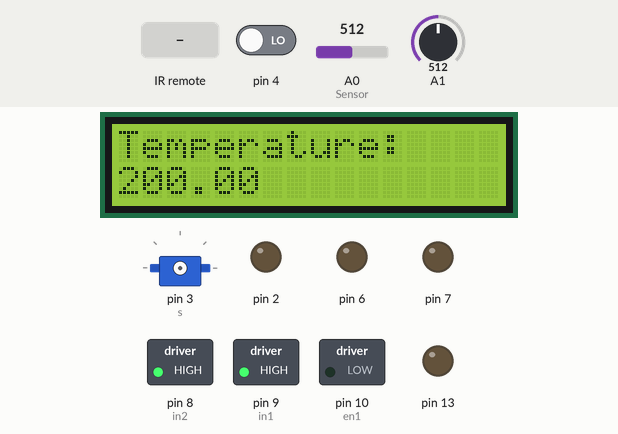
The sketch below on a simulated Arduino Uno, built with avr-gcc and run on an emulated ATmega328P. Shown: 16×2 character LCD, servo, switched loads named in the sketch (green lamp = pin HIGH), output pins drawn as LEDs (lit = HIGH). The test bench sets the inputs (shaded band); at power-on: pin 4 LOW, A0 (Sensor) = 512, A1 = 512. What the sketch prints to the serial monitor is not drawn.

Above: at 1.2 s.
1.3 s: infrared code 0xFD48B7 received
At 4.1 s:
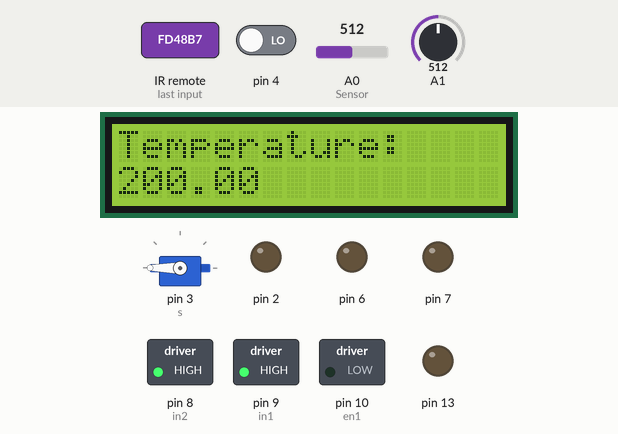
4.3 s: pin 4 driven HIGH
At 5.5 s:
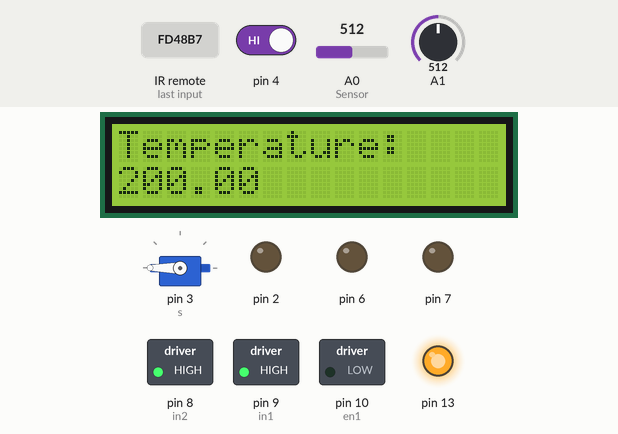
5.8 s: infrared code 0xFD30CF received
At 6.5 s:
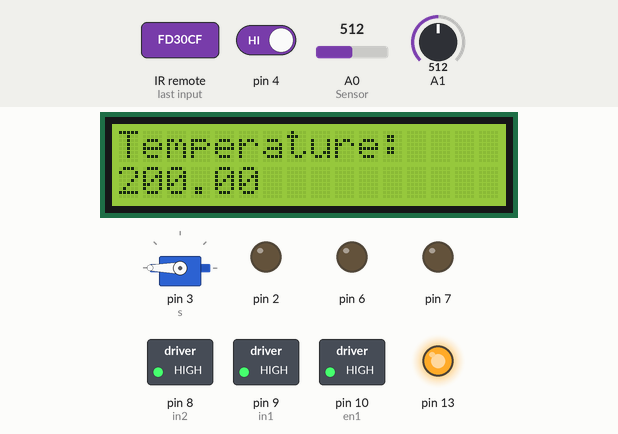
7.3 s: infrared code 0xFD08F7 received
At 7.7 s:
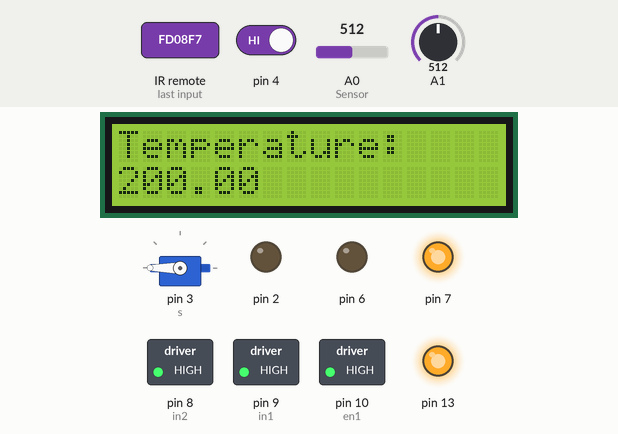
8.8 s: infrared code 0xFD8877 received
At 10.0 s:
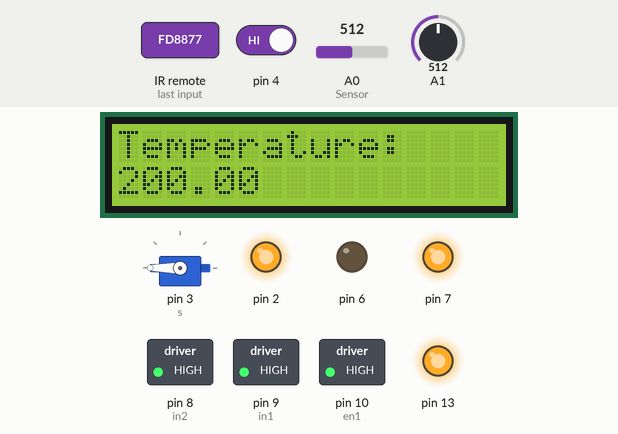
10.3 s: A0 (Sensor) set to 716
At 11.3 s:
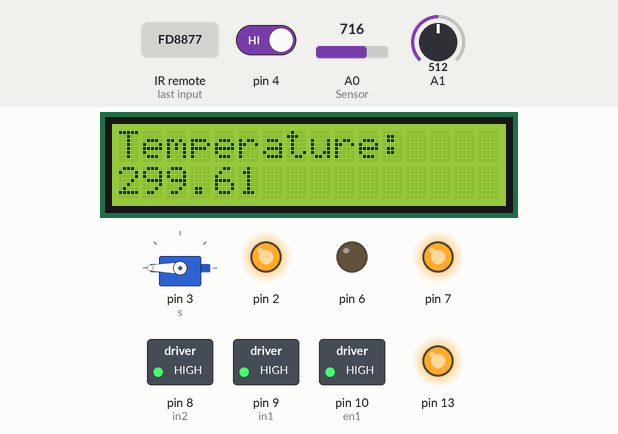
Timing chart, 0 to 12.8 s (numbered marks = the images above; inputs shaded):
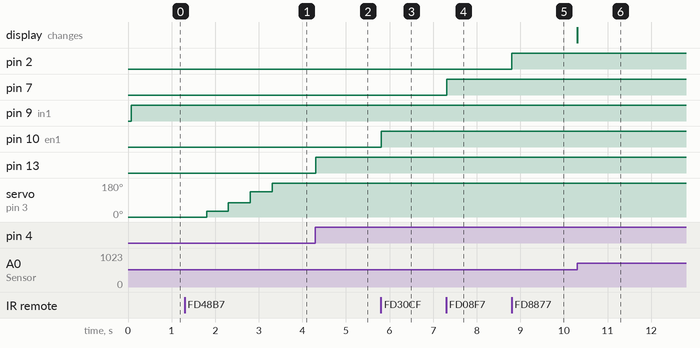

Measured:
- after the input at 1.3 s, servo on pin 3 (s): 0° → 30° after 0.50 s, → 75° 0.50 s later, → 135° 0.50 s later, → 180° 0.50 s later
- after the input at 4.3 s, pin 13: LOW → HIGH at once
- after the input at 5.8 s, pin 10 (en1): LOW → HIGH at once
- after the input at 7.3 s, pin 7: LOW → HIGH at once
- after the input at 8.8 s, pin 2: LOW → HIGH at once
- after the input at 10.3 s, the display: changes at once (image 6)

The sketch:

assignment_1_home_automation1.ino
```cpp
// C++ code
//
#include <Adafruit_LiquidCrystal.h>
#include <IRremote.h>
#include <Servo.h>

#define en1 10
#define in1 9
#define in2 8
#define button 7

int value = 0;

Adafruit_LiquidCrystal lcd_1(0);

int RECV_PIN = 11;

Servo s;

//global variable for controlling the devices connected with IR Remote
bool flag_bulb1 = false;
bool flag_bulb2 = false;
bool pir_sensor = false;
bool window_open = false;
bool dc_motor_fan = false;

IRrecv irrecv(RECV_PIN);

decode_results results;

void setup()
{
  Serial.begin(9600);

  //for LCD
  lcd_1.begin(16, 2);
  lcd_1.print("Temperature:");

  //for IR sensor
  Serial.println("Enabling IRin");
  irrecv.enableIRIn(); // Start the receiver
  Serial.println("Enabled IRin");
  pinMode(7, OUTPUT);
  pinMode(2, OUTPUT);

  //For security alarm pizo buzzer
  pinMode(13, OUTPUT);
  pinMode(4, INPUT);

  pinMode(6, OUTPUT);

  //For DC Motor Fan
  pinMode(en1, OUTPUT);
  pinMode(in1, OUTPUT);
  pinMode(in2, OUTPUT);

  digitalWrite(in1, LOW);
  digitalWrite(in2, HIGH);

}

void loop()
{
  analogWrite(9, 1000);

  // pir module (for security alarm system)
  int a = digitalRead(4);
  if(a){
    digitalWrite(13, HIGH);
  }

  // temperature module
  double t = analogRead(A0); //Analog in from Temperature Sensor at A0
  double temp = (((t/1024)*5)-0.5)*100; // analog to temperature conversion
  //Serial.println(temp);
  lcd_1.setCursor(0, 1);
  lcd_1.print(temp);

  // Gas Detector Module
  float gas = analogRead(A1);
  float gas_val = map(gas, 300, 750, 0, 100);
  if(gas_val > 50 and window_open == false){
    windowOpener();
    window_open = true;
  }

  //IR module
  if (irrecv.decode(&results)) {
    Serial.println(results.value);

    switch(results.value){

      case 16593103: //DC Motor Fan (Button 0)
       if(dc_motor_fan == false){
         dcMotorFanOn();
         dc_motor_fan = true;
       }
       else{
         dc_motor_fan = false;
         dcMotorFanOff();
       }
       break;

      case 16582903: //Light 1 (Button 1)
       if(flag_bulb1 == false){
         digitalWrite(7,HIGH);
         flag_bulb1 = true;
       }
       else{
         digitalWrite(7,LOW);
         flag_bulb1 = false;
       }
       break;

      case 16615543: //Light 2 (Button 2)
       if(flag_bulb2 == false){
         digitalWrite(2,HIGH);
         flag_bulb2 = true;
       }
       else{
         digitalWrite(2,LOW);
         flag_bulb2 = false;
       }
       break;

      case 16599223: //Window (Button 3)
       if(window_open){
         windowCloser();
         window_open = false;
       }
       else{
         windowOpener();
         window_open = true;
       }
       break;
    }

    irrecv.resume(); // Receive thxt value
  }


}

void initiateServo(){
  s.attach(3);
}

void endServo(){
  s.detach();
}

void windowOpener(){
  s.attach(3);
  s.write(0);
  delay(500);
  s.write(30);
  delay(500);
  s.write(75);
  delay(500);
  s.write(135);
  delay(500);
  s.write(180);
  delay(500);
  s.detach();
}

void windowCloser(){
  s.attach(3);
  s.write(0);
  delay(500);
  s.write(-30);
  delay(500);
  s.write(-75);
  delay(500);
  s.write(-135);
  delay(500);
  s.write(-180);
  delay(500);
  s.detach();
}

void dcMotorFanOn(){
  analogWrite(en1, 750);
  digitalWrite(in1, LOW);
  digitalWrite(in2, HIGH);
}

void dcMotorFanOff(){
  analogWrite(en1, 0);
  digitalWrite(in1, LOW);
  digitalWrite(in2, LOW);
}
```
